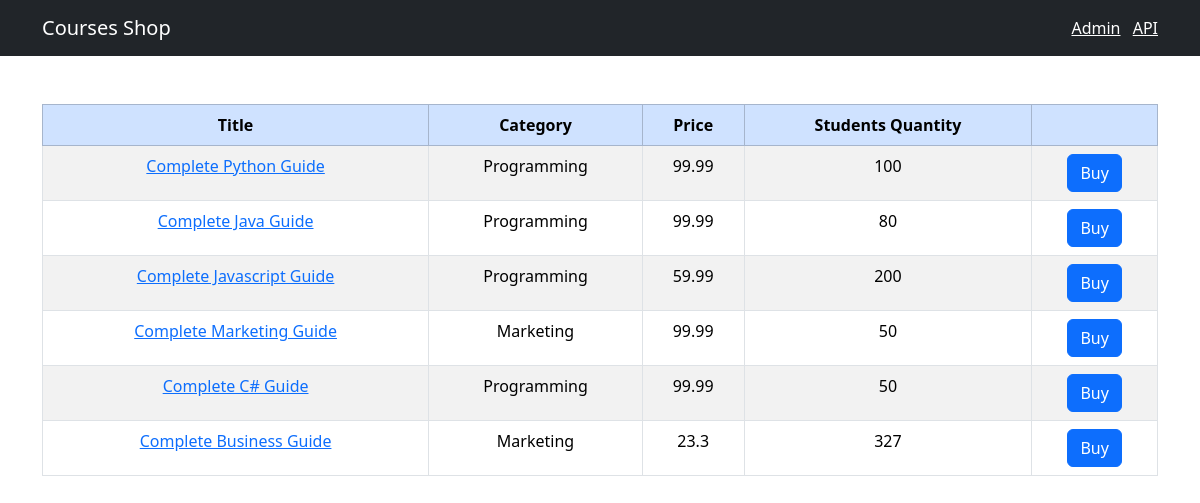
The page / on the database its author committed.
### shop/models.py (models this page shows, shortened)
class Course(models.Model):
    title = models.CharField(max_length=300)
    price = models.FloatField()
    students_qty = models.IntegerField()
    reviews_qty = models.IntegerField()
    category = models.ForeignKey(Category, on_delete=models.CASCADE)
    created_at = models.DateTimeField(default=timezone.now)

class Category(models.Model):
    title = models.CharField(max_length=255)
    created_at = models.DateTimeField(default=timezone.now)
    def __str__(self):
        return self.title

### shop/views.py (the view)
# urls.py: path('', include(api.urls), name='index'),
def index(request):
    courses = Course.objects.all()
    return render(request, 'shop/courses.html', {'courses': courses})

### templates/shop/courses.html (shortened to what this page needs)
{% extends 'base.html' %}
{% block content %}
<table class="table mt-5 table-bordered table-striped table-hover text-center">
    <thead class="table-primary">
        <tr>
            <th>Title</th>
            <th>Category</th>
            <th>Price</th>
            <th>Students Quantity</th>
            <th></th>
        </tr>
    </thead>
    <tbody>
        {% for course in courses %}
        <tr>
            <td>
                <a href={% url "shop:single_course" course.id %}>
                    {{ course.title }}
                </a>
            </td>
            <td>{{ course.category }}</td>
            <td>{{ course.price }}</td>
            <td>{{ course.students_qty }}</td>
            <td><button class="btn btn-primary">Buy</button></td>
        </tr>
        {% endfor %}
    </tbody>
</table>
{% endblock %}

### templates/base.html (shortened to what this page needs)
<!DOCTYPE html>
<html lang="en">
<head>
    <link href="https://cdn.jsdelivr.net/npm/bootstrap@5.3.3/dist/css/bootstrap.min.css" rel="stylesheet">
</head>
<body>
    <nav class="navbar navbar-dark bg-dark">
        <div class="container">
            <a href={% url "shop:index"%} class="navbar-brand">Courses Shop</a>
            <span class="navbar-text">
                <a class="me-2" href="/admin/" target="_blank">Admin</a>
                <a href="/api/v1/" target="_blank">API</a>
            </span>
        </div>
    </nav>
    <main class="container">
        {% block content %}
        {% endblock%}
    </main>
</body>
</html>

### rows shown on the page
Course: title "Complete Python Guide", category "Programming", price "99.99", students_qty "100"
Course: title "Complete Java Guide", category "Programming", price "99.99", students_qty "80"
Course: title "Complete Javascript Guide", category "Programming", price "59.99", students_qty "200"
Course: title "Complete Marketing Guide", category "Marketing", price "99.99", students_qty "50"
Course: title "Complete C# Guide", category "Programming", price "99.99", students_qty "50"
Course: title "Complete Business Guide", category "Marketing", price "23.3", students_qty "327"
